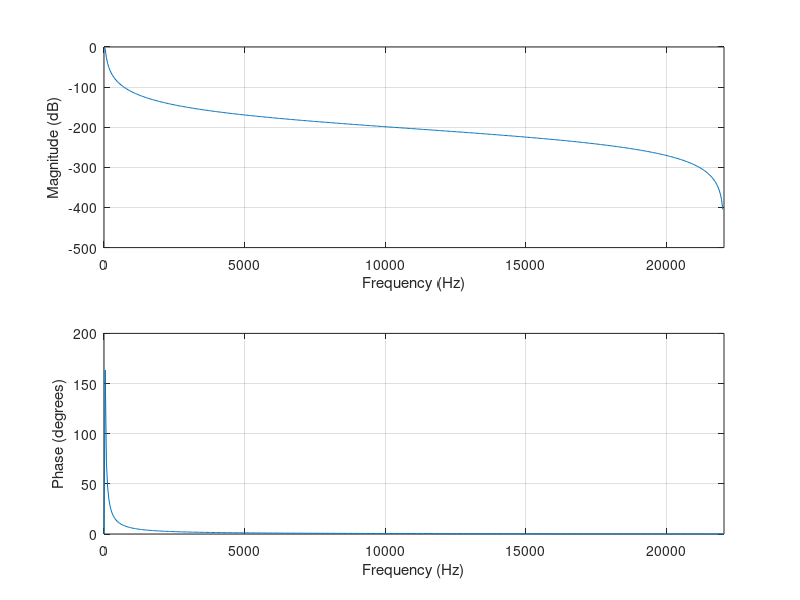

The MATLAB script that drew this image:
function y = myIIR()
  #type, fs, cutOfFreq, order, input
  type = 'low';
  fs = 44100;
  cutOfFreq = 250;
  order = 4;

  pkg load signal;

  fa = (fs/pi) * tan(pi * (cutOfFreq/fs));

  [sb, sa] = butter(order, fa, type, 's');

  [zb, za] = bilinear(sb, sa, 1/fs);

  freqz(zb, za, [], fs);

  #y = filter(zb, za, input);
  #plot(y);
  #title('filtred signal');
end
